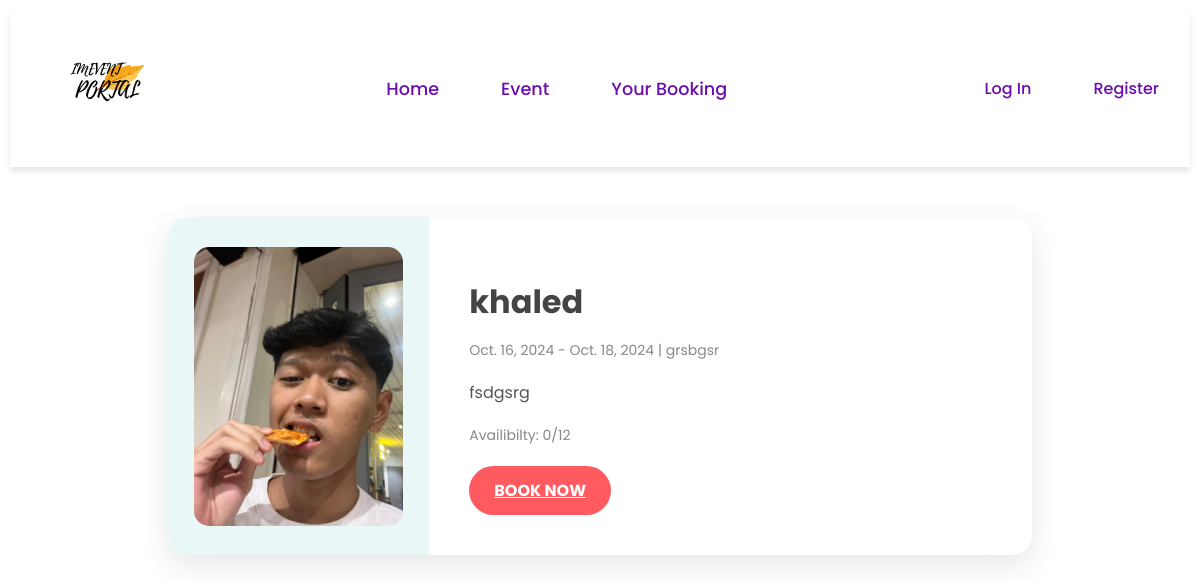
The app's page /event/42 with its own data.
### Event/models.py (models this page shows, shortened)
class Event(models.Model):
    title = models.CharField(max_length=200)
    image = models.ImageField(upload_to='event_images/')
    description = models.TextField()
    location = models.CharField(max_length=255)
    start_date = models.DateField()
    end_date = models.DateField()
    max_tickets = models.PositiveIntegerField()
    tags = models.ManyToManyField(Tag, related_name='events', blank=True)
    created_by = models.ForeignKey(CustomUser, related_name='created_events', on_delete=models.CASCADE, limit_choices_to={'user_type': 'mpp'})

### Event/views.py (the view)
# urls.py: path('event/<int:event_id>', views.eventDetails, name='eventDetails'),
def eventDetails(request, event_id):
    event = get_object_or_404(Event, pk=event_id)
    event.booked_count = Booking.objects.filter(event=event).count()
    return render(request, 'eventDetails.html', {'event': event})

### Event/templates/eventDetails.html
{% extends 'base.html' %}
{% load static %}
{% block extra_head %}
    <link rel="stylesheet" href="{% static 'css/eventDetails.css' %}">
{% endblock %}
{% block content %}
    <div class="container-details">
        <div class="event-card">
            <div class="event-image">
                <img src="{{ event.image.url }}" alt="{{ event.title }}">
            </div>
            <div class="event-details">
                <h1 class="event-title">{{ event.title }}</h1>
                <p class="event-meta">{{ event.start_date }} - {{ event.end_date }} | {{ event.location }}</p>
                <p class="event-description">{{ event.description }}</p>
                <p class="event-meta"> Availibilty: {{ event.booked_count }}/{{ event.max_tickets }}</p>
                <div class="book-btn-container">
                    {% if event.booked_count < event.max_tickets %}
                        <a href="{% url 'book' event.id %}" class="book-btn">Book Now</a>
                    {% else %}
                        <p class="full-message">Full</p>
                    {% endif %}
                </div>
            </div>
        </div>
    </div>
{% endblock %}

### Event/static/css/eventDetails.css (style rules this page uses)
.container-details { display: flex; justify-content: center; align-items: center; padding: 50px; }
.event-card { background: white; width: 80%; display: flex; border-radius: 20px; box-shadow: 0 10px 30px rgba(0, 0, 0, 0.1); }
.event-image { flex: 1; background-color: #e9f7f7; display: flex; align-items: center; justify-content: center; border-top-left-radius: 20px; border-bottom-left-radius: 20px; }
.event-image img { width: 80%; border-radius: 15px; }
.event-details { flex: 2; padding: 40px; }
.event-title { font-size: 32px; color: #444; margin-bottom: 10px; }
.event-meta { color: #888; font-size: 14px; margin-bottom: 20px; }
.event-description { color: #555; font-size: 16px; line-height: 1.5; margin-bottom: 20px; }
.book-btn { background-color: #ff5a5f; color: white; padding: 12px 25px; text-align: center; border-radius: 50px; font-size: 16px; display: inline-block; text-transform: uppercase; font-weight: bold; transition: background-color 0.3s ease; }

### Event/templates/base.html (style rules this page uses)
body { font-family: 'Poppins', sans-serif; margin: 10px; padding: 0; }

### records on screen
Event: image (picture), title "khaled", start_date "Oct. 16, 2024", end_date "Oct. 18, 2024", location "grsbgsr", description "fsdgsrg", booked_count "0", max_tickets "12"
